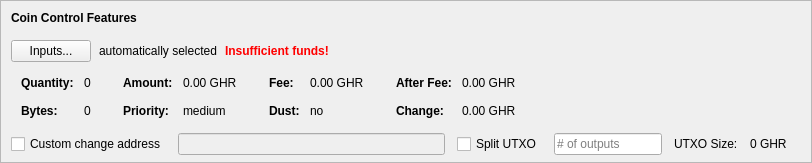
    <widget class="QFrame" name="frameCoinControl">
     <property name="sizePolicy">
      <sizepolicy hsizetype="Expanding" vsizetype="Expanding">
       <horstretch>0</horstretch>
       <verstretch>0</verstretch>
      </sizepolicy>
     </property>
     <property name="maximumSize">
      <size>
       <width>16777215</width>
       <height>16777215</height>
      </size>
     </property>
     <property name="frameShape">
      <enum>QFrame::StyledPanel</enum>
     </property>
     <property name="frameShadow">
      <enum>QFrame::Sunken</enum>
     </property>
     <layout class="QVBoxLayout" name="verticalLayoutCoinControl2">
      <property name="spacing">
       <number>0</number>
      </property>
      <property name="leftMargin">
       <number>0</number>
      </property>
      <property name="topMargin">
       <number>0</number>
      </property>
      <property name="rightMargin">
       <number>0</number>
      </property>
      <property name="bottomMargin">
       <number>6</number>
      </property>
      <item>
       <layout class="QVBoxLayout" name="verticalLayoutCoinControl" stretch="0,0,0,0,1">
        <property name="spacing">
         <number>0</number>
        </property>
        <property name="leftMargin">
         <number>10</number>
        </property>
        <property name="topMargin">
         <number>10</number>
        </property>
        <item>
         <layout class="QHBoxLayout" name="horizontalLayoutCoinControl1">
          <property name="bottomMargin">
           <number>15</number>
          </property>
          <item>
           <widget class="QLabel" name="labelCoinControlFeatures">
            <property name="sizePolicy">
             <sizepolicy hsizetype="Preferred" vsizetype="Maximum">
              <horstretch>0</horstretch>
              <verstretch>0</verstretch>
             </sizepolicy>
            </property>
            <property name="font">
             <font>
              <weight>75</weight>
              <bold>true</bold>
             </font>
            </property>
            <property name="styleSheet">
             <string notr="true">font-weight:bold;</string>
            </property>
            <property name="text">
             <string>Coin Control Features</string>
            </property>
           </widget>
          </item>
         </layout>
        </item>
        <item>
         <layout class="QHBoxLayout" name="horizontalLayoutCoinControl2" stretch="0,0,0,0">
          <property name="spacing">
           <number>8</number>
          </property>
          <property name="bottomMargin">
           <number>10</number>
          </property>
          <item>
           <widget class="QPushButton" name="pushButtonCoinControl">
            <property name="styleSheet">
             <string notr="true"/>
            </property>
            <property name="text">
             <string>Inputs...</string>
            </property>
            <property name="autoDefault">
             <bool>false</bool>
            </property>
           </widget>
          </item>
          <item>
           <widget class="QLabel" name="labelCoinControlAutomaticallySelected">
            <property name="text">
             <string>automatically selected</string>
            </property>
            <property name="margin">
             <number>5</number>
            </property>
           </widget>
          </item>
          <item>
           <widget class="QLabel" name="labelCoinControlInsuffFunds">
            <property name="font">
             <font>
              <weight>75</weight>
              <bold>true</bold>
             </font>
            </property>
            <property name="styleSheet">
             <string notr="true">color:red;font-weight:bold;</string>
            </property>
            <property name="text">
             <string>Insufficient funds!</string>
            </property>
            <property name="margin">
             <number>5</number>
            </property>
           </widget>
          </item>
          <item>
           <spacer name="horizontalSpacerCoinControl">
            <property name="orientation">
             <enum>Qt::Horizontal</enum>
            </property>
            <property name="sizeHint" stdset="0">
             <size>
              <width>40</width>
              <height>1</height>
             </size>
            </property>
           </spacer>
          </item>
         </layout>
        </item>
        <item>
         <widget class="QWidget" name="widgetCoinControl" native="true">
          <property name="sizePolicy">
           <sizepolicy hsizetype="Preferred" vsizetype="Preferred">
            <horstretch>0</horstretch>
            <verstretch>0</verstretch>
           </sizepolicy>
          </property>
          <property name="minimumSize">
           <size>
            <width>0</width>
            <height>0</height>
           </size>
          </property>
          <property name="styleSheet">
           <string notr="true"/>
          </property>
          <layout class="QHBoxLayout" name="horizontalLayoutCoinControl5">
           <property name="leftMargin">
            <number>0</number>
           </property>
           <property name="topMargin">
            <number>0</number>
           </property>
           <property name="rightMargin">
            <number>0</number>
           </property>
           <property name="bottomMargin">
            <number>0</number>
           </property>
           <item>
            <layout class="QHBoxLayout" name="horizontalLayoutCoinControl3" stretch="0,0,0,1">
             <property name="spacing">
              <number>20</number>
             </property>
             <property name="topMargin">
              <number>0</number>
             </property>
             <property name="bottomMargin">
              <number>10</number>
             </property>
             <item>
              <layout class="QFormLayout" name="formLayoutCoinControl1">
               <property name="horizontalSpacing">
                <number>10</number>
               </property>
               <property name="verticalSpacing">
                <number>14</number>
               </property>
               <property name="leftMargin">
                <number>10</number>
               </property>
               <property name="topMargin">
                <number>4</number>
               </property>
               <property name="rightMargin">
                <number>6</number>
               </property>
               <item row="0" column="0">
                <widget class="QLabel" name="labelCoinControlQuantityText">
                 <property name="font">
                  <font>
                   <weight>75</weight>
                   <bold>true</bold>
                  </font>
                 </property>
                 <property name="text">
                  <string>Quantity:</string>
                 </property>
                 <property name="margin">
                  <number>0</number>
                 </property>
                </widget>
               </item>
               <item row="0" column="1">
                <widget class="QLabel" name="labelCoinControlQuantity">
                 <property name="cursor">
                  <cursorShape>IBeamCursor</cursorShape>
                 </property>
                 <property name="contextMenuPolicy">
                  <enum>Qt::ActionsContextMenu</enum>
                 </property>
                 <property name="text">
                  <string notr="true">0</string>
                 </property>
                 <property name="margin">
                  <number>0</number>
                 </property>
                 <property name="textInteractionFlags">
                  <set>Qt::LinksAccessibleByMouse|Qt::TextSelectableByKeyboard|Qt::TextSelectableByMouse</set>
                 </property>
                </widget>
               </item>
               <item row="1" column="0">
                <widget class="QLabel" name="labelCoinControlBytesText">
                 <property name="font">
                  <font>
                   <weight>75</weight>
                   <bold>true</bold>
                  </font>
                 </property>
                 <property name="text">
                  <string>Bytes:</string>
                 </property>
                </widget>
               </item>
               <item row="1" column="1">
                <widget class="QLabel" name="labelCoinControlBytes">
                 <property name="cursor">
                  <cursorShape>IBeamCursor</cursorShape>
                 </property>
                 <property name="contextMenuPolicy">
                  <enum>Qt::ActionsContextMenu</enum>
                 </property>
                 <property name="text">
                  <string notr="true">0</string>
                 </property>
                 <property name="textInteractionFlags">
                  <set>Qt::LinksAccessibleByMouse|Qt::TextSelectableByKeyboard|Qt::TextSelectableByMouse</set>
                 </property>
                </widget>
               </item>
              </layout>
             </item>
             <item>
              <layout class="QFormLayout" name="formLayoutCoinControl2">
               <property name="horizontalSpacing">
                <number>10</number>
               </property>
               <property name="verticalSpacing">
                <number>14</number>
               </property>
               <property name="leftMargin">
                <number>6</number>
               </property>
               <property name="topMargin">
                <number>4</number>
               </property>
               <property name="rightMargin">
                <number>6</number>
               </property>
               <item row="0" column="0">
                <widget class="QLabel" name="labelCoinControlAmountText">
                 <property name="font">
                  <font>
                   <weight>75</weight>
                   <bold>true</bold>
                  </font>
                 </property>
                 <property name="text">
                  <string>Amount:</string>
                 </property>
                 <property name="margin">
                  <number>0</number>
                 </property>
                </widget>
               </item>
               <item row="0" column="1">
                <widget class="QLabel" name="labelCoinControlAmount">
                 <property name="cursor">
                  <cursorShape>IBeamCursor</cursorShape>
                 </property>
                 <property name="contextMenuPolicy">
                  <enum>Qt::ActionsContextMenu</enum>
                 </property>
                 <property name="text">
                  <string notr="true">0.00 GHR</string>
                 </property>
                 <property name="textInteractionFlags">
                  <set>Qt::LinksAccessibleByMouse|Qt::TextSelectableByKeyboard|Qt::TextSelectableByMouse</set>
                 </property>
                </widget>
               </item>
               <item row="1" column="0">
                <widget class="QLabel" name="labelCoinControlPriorityText">
                 <property name="font">
                  <font>
                   <weight>75</weight>
                   <bold>true</bold>
                  </font>
                 </property>
                 <property name="text">
                  <string>Priority:</string>
                 </property>
                </widget>
               </item>
               <item row="1" column="1">
                <widget class="QLabel" name="labelCoinControlPriority">
                 <property name="cursor">
                  <cursorShape>IBeamCursor</cursorShape>
                 </property>
                 <property name="contextMenuPolicy">
                  <enum>Qt::ActionsContextMenu</enum>
                 </property>
                 <property name="text">
                  <string>medium</string>
                 </property>
                 <property name="textInteractionFlags">
                  <set>Qt::LinksAccessibleByMouse|Qt::TextSelectableByKeyboard|Qt::TextSelectableByMouse</set>
                 </property>
                </widget>
               </item>
              </layout>
             </item>
             <item>
              <layout class="QFormLayout" name="formLayoutCoinControl3">
               <property name="horizontalSpacing">
                <number>10</number>
               </property>
               <property name="verticalSpacing">
                <number>14</number>
               </property>
               <property name="leftMargin">
                <number>6</number>
               </property>
               <property name="topMargin">
                <number>4</number>
               </property>
               <property name="rightMargin">
                <number>6</number>
               </property>
               <item row="0" column="0">
                <widget class="QLabel" name="labelCoinControlFeeText">
                 <property name="font">
                  <font>
                   <weight>75</weight>
                   <bold>true</bold>
                  </font>
                 </property>
                 <property name="text">
                  <string>Fee:</string>
                 </property>
                 <property name="margin">
                  <number>0</number>
                 </property>
                </widget>
               </item>
               <item row="0" column="1">
                <widget class="QLabel" name="labelCoinControlFee">
                 <property name="cursor">
                  <cursorShape>IBeamCursor</cursorShape>
                 </property>
                 <property name="contextMenuPolicy">
                  <enum>Qt::ActionsContextMenu</enum>
                 </property>
                 <property name="text">
                  <string notr="true">0.00 GHR</string>
                 </property>
                 <property name="textInteractionFlags">
                  <set>Qt::LinksAccessibleByMouse|Qt::TextSelectableByKeyboard|Qt::TextSelectableByMouse</set>
                 </property>
                </widget>
               </item>
               <item row="1" column="0">
                <widget class="QLabel" name="labelCoinControlLowOutputText">
                 <property name="font">
                  <font>
                   <weight>75</weight>
                   <bold>true</bold>
                  </font>
                 </property>
                 <property name="text">
                  <string>Dust:</string>
                 </property>
                </widget>
               </item>
               <item row="1" column="1">
                <widget class="QLabel" name="labelCoinControlLowOutput">
                 <property name="cursor">
                  <cursorShape>IBeamCursor</cursorShape>
                 </property>
                 <property name="contextMenuPolicy">
                  <enum>Qt::ActionsContextMenu</enum>
                 </property>
                 <property name="text">
                  <string>no</string>
                 </property>
                 <property name="textInteractionFlags">
                  <set>Qt::LinksAccessibleByMouse|Qt::TextSelectableByKeyboard|Qt::TextSelectableByMouse</set>
                 </property>
                </widget>
               </item>
              </layout>
             </item>
             <item>
              <layout class="QFormLayout" name="formLayoutCoinControl4">
               <property name="horizontalSpacing">
                <number>10</number>
               </property>
               <property name="verticalSpacing">
                <number>14</number>
               </property>
               <property name="leftMargin">
                <number>6</number>
               </property>
               <property name="topMargin">
                <number>4</number>
               </property>
               <property name="rightMargin">
                <number>6</number>
               </property>
               <item row="0" column="0">
                <widget class="QLabel" name="labelCoinControlAfterFeeText">
                 <property name="font">
                  <font>
                   <weight>75</weight>
                   <bold>true</bold>
                  </font>
                 </property>
                 <property name="text">
                  <string>After Fee:</string>
                 </property>
                 <property name="margin">
                  <number>0</number>
                 </property>
                </widget>
               </item>
               <item row="0" column="1">
                <widget class="QLabel" name="labelCoinControlAfterFee">
                 <property name="cursor">
                  <cursorShape>IBeamCursor</cursorShape>
                 </property>
                 <property name="contextMenuPolicy">
                  <enum>Qt::ActionsContextMenu</enum>
                 </property>
                 <property name="text">
                  <string notr="true">0.00 GHR</string>
                 </property>
                 <property name="textInteractionFlags">
                  <set>Qt::LinksAccessibleByMouse|Qt::TextSelectableByKeyboard|Qt::TextSelectableByMouse</set>
                 </property>
                </widget>
               </item>
               <item row="1" column="0">
                <widget class="QLabel" name="labelCoinControlChangeText">
                 <property name="font">
                  <font>
                   <weight>75</weight>
                   <bold>true</bold>
                  </font>
                 </property>
                 <property name="text">
                  <string>Change:</string>
                 </property>
                </widget>
               </item>
               <item row="1" column="1">
                <widget class="QLabel" name="labelCoinControlChange">
                 <property name="cursor">
                  <cursorShape>IBeamCursor</cursorShape>
                 </property>
                 <property name="contextMenuPolicy">
                  <enum>Qt::ActionsContextMenu</enum>
                 </property>
                 <property name="text">
                  <string notr="true">0.00 GHR</string>
                 </property>
                 <property name="textInteractionFlags">
                  <set>Qt::LinksAccessibleByMouse|Qt::TextSelectableByKeyboard|Qt::TextSelectableByMouse</set>
                 </property>
                </widget>
               </item>
              </layout>
             </item>
            </layout>
           </item>
          </layout>
         </widget>
        </item>
        <item>
         <layout class="QHBoxLayout" name="horizontalLayoutCoinControl4" stretch="0,0,0,0,0,0,0">
          <property name="spacing">
           <number>12</number>
          </property>
          <property name="sizeConstraint">
           <enum>QLayout::SetDefaultConstraint</enum>
          </property>
          <property name="topMargin">
           <number>5</number>
          </property>
          <property name="rightMargin">
           <number>5</number>
          </property>
          <item>
           <widget class="QCheckBox" name="checkBoxCoinControlChange">
            <property name="toolTip">
             <string>If this is activated, but the change address is empty or invalid, change will be sent to a newly generated address.</string>
            </property>
            <property name="text">
             <string>Custom change address</string>
            </property>
           </widget>
          </item>
          <item>
           <widget class="QValidatedLineEdit" name="lineEditCoinControlChange">
            <property name="enabled">
             <bool>false</bool>
            </property>
            <property name="sizePolicy">
             <sizepolicy hsizetype="Expanding" vsizetype="Fixed">
              <horstretch>0</horstretch>
              <verstretch>0</verstretch>
             </sizepolicy>
            </property>
           </widget>
          </item>
          <item>
           <widget class="QCheckBox" name="splitBlockCheckBox">
            <property name="text">
             <string>Split UTXO</string>
            </property>
           </widget>
          </item>
          <item>
           <widget class="QLineEdit" name="splitBlockLineEdit">
            <property name="sizePolicy">
             <sizepolicy hsizetype="Fixed" vsizetype="Fixed">
              <horstretch>50</horstretch>
              <verstretch>0</verstretch>
             </sizepolicy>
            </property>
            <property name="placeholderText">
             <string># of outputs</string>
            </property>
           </widget>
          </item>
          <item>
           <widget class="QLabel" name="labelBlockSizeText">
            <property name="text">
             <string>UTXO Size:</string>
            </property>
           </widget>
          </item>
          <item>
           <widget class="QLabel" name="labelBlockSize">
            <property name="text">
             <string>0 GHR</string>
            </property>
           </widget>
          </item>
          <item>
           <widget class="QLabel" name="labelCoinControlChangeLabel">
            <property name="sizePolicy">
             <sizepolicy hsizetype="Preferred" vsizetype="Expanding">
              <horstretch>0</horstretch>
              <verstretch>0</verstretch>
             </sizepolicy>
            </property>
            <property name="minimumSize">
             <size>
              <width>0</width>
              <height>0</height>
             </size>
            </property>
            <property name="text">
             <string/>
            </property>
            <property name="margin">
             <number>3</number>
            </property>
           </widget>
          </item>
         </layout>
        </item>
        <item>
         <spacer name="verticalSpacerCoinControl">
          <property name="orientation">
           <enum>Qt::Vertical</enum>
          </property>
          <property name="sizeHint" stdset="0">
           <size>
            <width>800</width>
            <height>1</height>
           </size>
          </property>
         </spacer>
        </item>
       </layout>
      </item>
     </layout>
    </widget>
